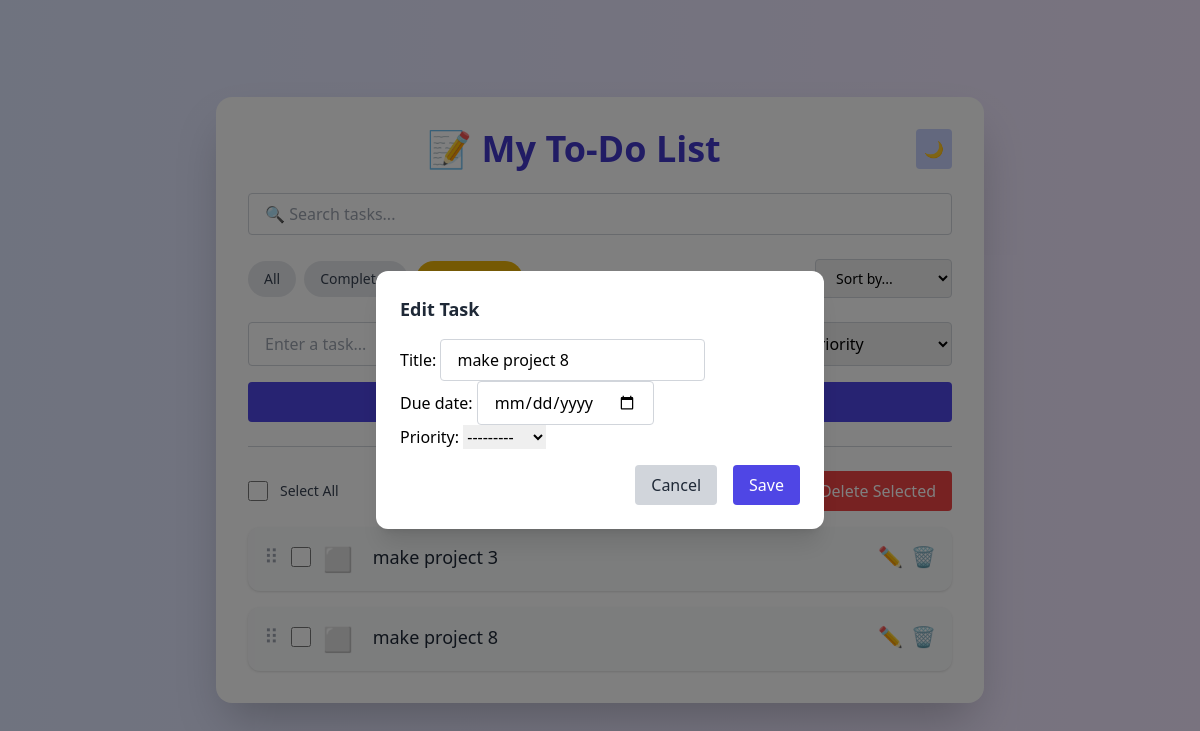
Screenshot of /edit/18/?filter=incomplete&sort=default with the database file from the repository.
### todo/models.py (models this page shows)
class Task(models.Model):
    title = models.CharField(max_length=200)
    completed = models.BooleanField(default=False)
    due_date = models.DateField(null=True, blank=True)
    priority = models.CharField(max_length=10, choices=[
        ('High', 'High'),
        ('Medium', 'Medium'),
        ('Low', 'Low')
    ], blank=True)
    position = models.PositiveIntegerField(default=0)  # New field
    class Meta:
        ordering = ['position']  # Default sort

### todo/views.py (the view, shortened to what this page needs)
# urls.py: path('edit/<int:task_id>/', views.edit_task, name='edit_task'),
def edit_task(request, task_id):
    task = get_object_or_404(Task, id=task_id)
    if request.method == 'POST':
        form = TaskForm(request.POST, instance=task)
        if form.is_valid():
            form.save()
            return redirect('index')
    else:
        form = TaskForm(instance=task)
    filter_option = request.GET.get('filter', 'all')
    sort_option = request.GET.get('sort', 'default')
    tasks = Task.objects.all()
    if filter_option == 'completed':
        tasks = tasks.filter(completed=True)
    elif filter_option == 'incomplete':
        tasks = tasks.filter(completed=False)
    elif filter_option in ['high', 'medium', 'low']:
        tasks = tasks.filter(priority=filter_option)
    if sort_option == 'due':
        tasks = tasks.order_by('due_date')
    else:
        tasks = tasks.order_by('id')
    tasks = annotate_overdue(tasks)
    return render(request, 'todo/index.html', {
        'form': TaskForm(),
        'edit_form': form,
        'tasks': tasks,
        'edit_id': task_id,
        'filter_option': filter_option,
        'sort_option': sort_option,
    })

### todo/forms.py
class TaskForm(forms.ModelForm):
    class Meta:
        model = Task
        fields = ['title', 'due_date', 'priority']
        widgets = {
            'title': forms.TextInput(attrs={
                'placeholder': 'Enter a task...',
                'class': 'flex-1 px-4 py-2 rounded border border-gray-300 focus:ring-2 focus:ring-indigo-400 focus:outline-none'
            }),
            'due_date': forms.DateInput(attrs={
                'type': 'date',
                'class': 'px-4 py-2 rounded border border-gray-300 focus:ring-2 focus:ring-indigo-400 focus:outline-none'
            })
        }

### todo/views.py (called while the page is built)
def annotate_overdue(tasks):
    today = timezone.now().date()
    for task in tasks:
        task.overdue = not task.completed and task.due_date and task.due_date < today
    return tasks

### todo/templates/todo/index.html (shortened to what this page needs)
<!DOCTYPE html>
<html lang="en" class="">
<head>
  <script src="https://cdn.tailwindcss.com"></script>
</head>
<body
  x-data="{ darkMode: localStorage.theme === 'dark', selectAll: false }"
  x-init="
    $watch('darkMode', value => {
      localStorage.theme = value ? 'dark' : 'light';
      document.documentElement.classList.toggle('dark', value);
    });
    document.documentElement.classList.toggle('dark', darkMode);
    // Initialize Sortable
    Sortable.create(document.getElementById('task-list'), {
      handle: '.drag-handle',
      animation: 150,
      onEnd: function () {
        const order = [...document.getElementById('task-list').children].map(li => li.dataset.id);
        fetch('{% url 'reorder_tasks' %}', {
          method: 'POST',
          headers: {
            'Content-Type': 'application/json',
            'X-CSRFToken': '{{ csrf_token }}',
          },
          body: JSON.stringify({ order }),
        });
      }
    });
  "
  class="bg-gradient-to-r from-indigo-100 to-purple-100 dark:from-gray-900 dark:to-gray-800 min-h-screen flex items-center justify-center px-4 py-12 transition-colors duration-300"
>
  <div class="bg-white dark:bg-gray-800 shadow-2xl rounded-2xl p-8 w-full max-w-3xl">
    <div class="flex justify-between items-center mb-6">
      <h1 class="text-4xl font-bold text-indigo-700 dark:text-white text-center flex-1">📝 My To-Do List</h1>
      <button @click="darkMode = !darkMode" class="ml-4 p-2 rounded bg-indigo-200 hover:bg-indigo-300 dark:bg-gray-700 dark:hover:bg-gray-600">
        <span x-text="darkMode ? '☀️' : '🌙'"></span>
      </button>
    </div>
    <form method="get" class="mb-4">
      <input type="text" name="search" value="{{ request.GET.search }}" placeholder="🔍 Search tasks..." class="w-full px-4 py-2 mb-2 rounded border border-gray-300 focus:ring-2 focus:ring-indigo-400 focus:outline-none dark:bg-gray-700 dark:border-gray-600 dark:text-white">
    </form>
    <div class="flex flex-col sm:flex-row justify-between items-center gap-4 mb-6 text-sm">
      <div class="flex gap-2">
        <a href="?filter=all{% if sort_option %}&sort={{ sort_option }}{% endif %}" class="px-4 py-2 rounded-full {% if filter_option == 'all' %}bg-indigo-600 text-white{% else %}bg-gray-200 dark:bg-gray-600 text-gray-700 dark:text-gray-200{% endif %} hover:bg-indigo-500 hover:text-white transition">All</a>
        <a href="?filter=completed{% if sort_option %}&sort={{ sort_option }}{% endif %}" class="px-4 py-2 rounded-full {% if filter_option == 'completed' %}bg-green-500 text-white{% else %}bg-gray-200 dark:bg-gray-600 text-gray-700 dark:text-gray-200{% endif %} hover:bg-green-400 hover:text-white transition">Completed</a>
        <a href="?filter=incomplete{% if sort_option %}&sort={{ sort_option }}{% endif %}" class="px-4 py-2 rounded-full {% if filter_option == 'incomplete' %}bg-yellow-500 text-white{% else %}bg-gray-200 dark:bg-gray-600 text-gray-700 dark:text-gray-200{% endif %} hover:bg-yellow-400 hover:text-white transition">Incomplete</a>
      </div>
      <form method="get">
        <select name="sort" onchange="this.form.submit()" class="px-4 py-2 rounded border border-gray-300 focus:ring-2 focus:ring-indigo-400 focus:outline-none dark:bg-gray-700 dark:text-white">
          <option value="">Sort by...</option>
        </select>
      </form>
    </div>
    <form method="POST" class="grid sm:grid-cols-4 gap-4 mb-6">
      <select name="priority" class="px-4 py-2 rounded border border-gray-300 focus:ring-2 focus:ring-indigo-400 focus:outline-none dark:bg-gray-700 dark:text-white">
        <option value="">Priority</option>
      </select>
      <button type="submit" class="bg-indigo-600 text-white px-6 py-2 rounded hover:bg-indigo-700 transition sm:col-span-4">Add</button>
    </form>
    <form id="bulk-form" method="post" action="{% url 'bulk_action' %}">
      <div class="flex justify-between items-center mb-4">
        <div class="flex items-center gap-3">
          <input type="checkbox" x-model="selectAll" @change="
            document.querySelectorAll('input[name=selected_tasks]').forEach(cb => cb.checked = selectAll)
          " class="form-checkbox h-5 w-5 text-indigo-600 dark:text-indigo-400">
          <label class="text-sm text-gray-700 dark:text-gray-300 font-medium">Select All</label>
        </div>
        <div class="flex gap-2">
          <button name="action" value="complete" type="submit" class="bg-green-500 text-white px-4 py-2 rounded hover:bg-green-600">✅ Complete Selected</button>
          <button name="action" value="delete" type="submit" class="bg-red-500 text-white px-4 py-2 rounded hover:bg-red-600">🗑 Delete Selected</button>
        </div>
      </div>
    </form>
    <ul class="space-y-4" x-ref="checkboxes" id="task-list">
      {% for task in tasks %}
      <li class="flex items-start justify-between bg-gray-50 dark:bg-gray-700 p-4 rounded-xl shadow hover:shadow-md transition" data-id="{{ task.id }}">
        <span class="drag-handle cursor-move mr-3 text-xl text-gray-400 dark:text-gray-500" title="Drag to reorder">⠿</span>
        <div class="flex items-start gap-3 flex-1">
          <input type="checkbox" form="bulk-form" name="selected_tasks" value="{{ task.id }}" class="form-checkbox mt-1 h-5 w-5 text-indigo-600 dark:text-indigo-400">
          <form action="{% url 'toggle_task' task.id %}" method="post" style="display:inline;">
            <button type="submit" class="text-2xl mr-2" title="Toggle Complete">
              {% if task.completed %}✅{% else %}⬜{% endif %}
            </button>
          </form>
          <div>
            <span class="text-lg {% if task.completed %}line-through text-gray-400{% elif task.overdue %}text-red-600 font-semibold{% else %}text-gray-800 dark:text-white{% endif %}">
              {{ task.title }}
            </span>
          </div>
        </div>
        <div class="flex items-center gap-2" x-data="{ open: false }">
          <a href="{% url 'edit_task' task.id %}?filter={{ filter_option }}&sort={{ sort_option }}" class="text-yellow-500 hover:text-yellow-700 text-xl transition">✏️</a>
          <button type="button" @click="open = true" class="text-red-500 hover:text-red-700 text-xl transition">🗑</button>
        </div>
      </li>
      {% empty %}
        <li class="text-center text-gray-500 dark:text-gray-400 text-lg">No tasks found.</li>
      {% endfor %}
    </ul>
    {% if edit_id %}
    <div class="fixed inset-0 bg-black bg-opacity-50 flex items-center justify-center z-50">
      <div class="bg-white dark:bg-gray-800 p-6 rounded-xl shadow-xl w-full max-w-md">
        <h2 class="text-lg font-semibold text-gray-800 dark:text-white mb-4">Edit Task</h2>
        <form method="post" action="{% url 'edit_task' edit_id %}?filter={{ filter_option }}&sort={{ sort_option }}">
          {{ edit_form.as_p }}
          <div class="flex justify-end gap-4 mt-4">
            <a href="{% url 'index' %}?filter={{ filter_option }}&sort={{ sort_option }}" class="px-4 py-2 rounded bg-gray-300 dark:bg-gray-600 hover:bg-gray-400 text-gray-800 dark:text-white">Cancel</a>
            <button type="submit" class="px-4 py-2 rounded bg-indigo-600 text-white hover:bg-indigo-700">Save</button>
          </div>
        </form>
      </div>
    </div>
    {% endif %}
  </div>
</body>
</html>

### rows the page displays
Task: title "make project 3"
Task: title "make project 8", priority "---------"
